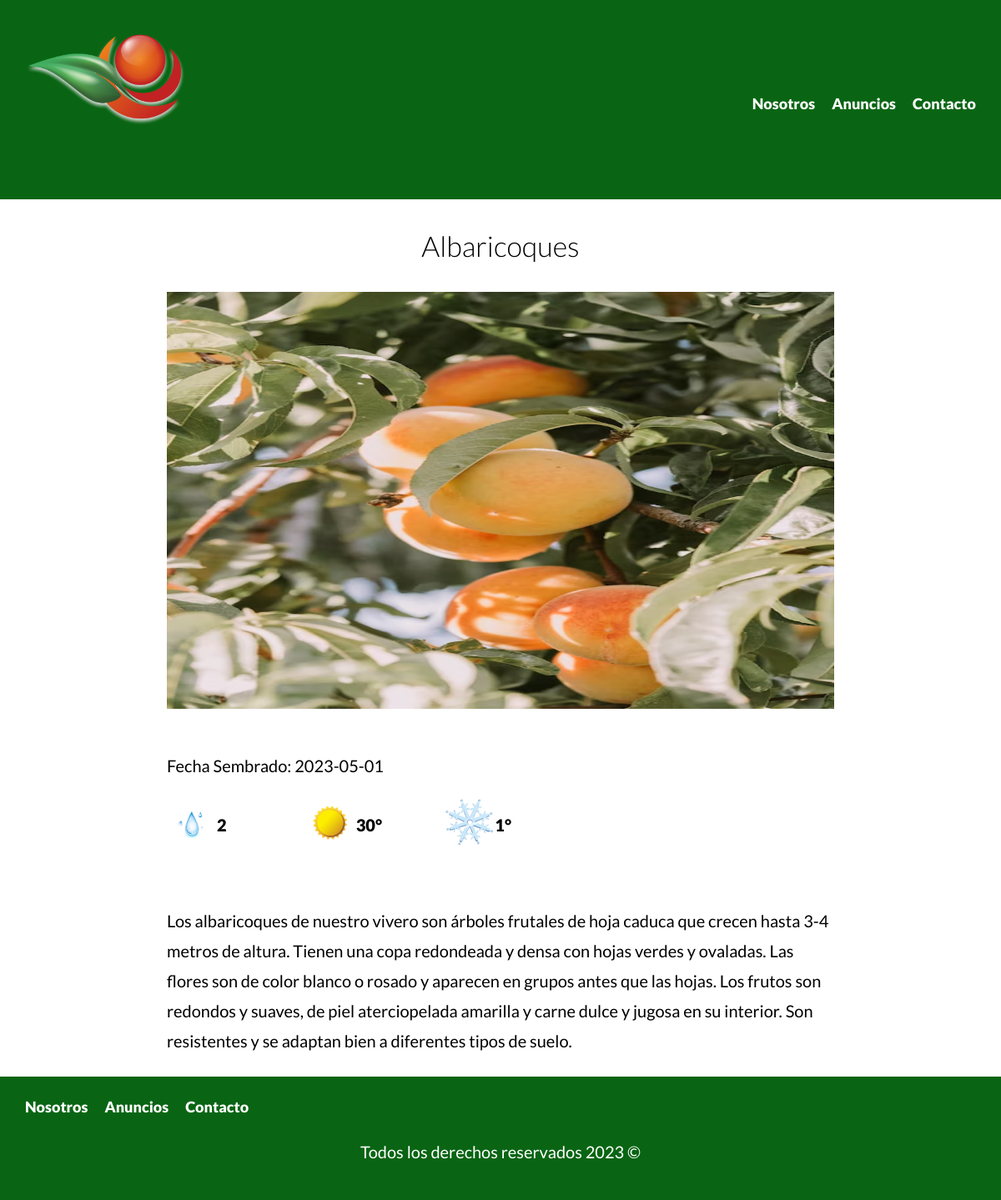
The app's page /anuncio.php?id=14 with its own data.
### tables this page shows
CREATE TABLE `vivero` (
  `id` int(11) NOT NULL,
  `nombre` varchar(45) NOT NULL,
  `imagen` varchar(200) NOT NULL,
  `descripcion` varchar(600) NOT NULL,
  `sol` int(3) NOT NULL,
  `agua` int(1) NOT NULL,
  `frio` int(3) NOT NULL,
  `fechaSembrado` date NOT NULL
);

### anuncio.php (the view, shortened to what this page needs)
<?php
$id = $_GET['id'];
$id = filter_var($id, FILTER_VALIDATE_INT);
$db = conectarDB();
$query = "SELECT * FROM  vivero WHERE id= ${id}";
$resultado  = mysqli_query($db,$query);
$arbol = mysqli_fetch_assoc($resultado);
    include 'src/includes/templates/header.php';
?>
    <main class="contenedor seccion  contenido-centrado">
         <h2><?php echo $arbol['nombre']; ?></h2>
        <img src="/imagenes/<?php echo $arbol['imagen']; ?>" alt="">
        <div  class="resumen-propiedad">
            <p class="fecha">Fecha Sembrado: <?php echo $arbol['fechaSembrado']; ?></p>
            <ul class="iconos-caracteristicas">
                <li>
                    <img src="/build/img/gotaIcono.png" alt="" loading="lazy">
                    <p><?php echo $arbol['agua']; ?></p>
                </li>
                <li>
                    <img src="/build/img/solIcono.png" alt="" loading="lazy">
                    <p><?php echo $arbol['sol']; ?>°</p>
                </li>
                <li>
                    <img src="/build/img/copo.png" alt="" loading="lazy">
                    <p><?php echo $arbol['frio']; ?>°</p>
                </li>
            </ul>
            <p><?php echo $arbol['descripcion']; ?></p>
        </div>
    </main>
<?php
include 'src/includes/templates/footer.php';
?>

### build/css/app.css (style rules this page uses)
html { -webkit-text-size-adjust:100%;line-height:1.15 }
body { margin:0 }
main { display:block }
img { border-style:none }
html { box-sizing:border-box;font-size:62.5% }
*,:after,:before { box-sizing:inherit }
body { font-family:Lato,sans-serif;font-size:1.6rem;line-height:1.8 }
p { color:#000;font-size:2rem }
.contenedor { margin:0 auto;max-width:120rem;width:95% }
img,picture { display:block;width:100% }
h1,h2,h3 { font-family:Lato,sans-serif;font-weight:300;margin:2.5rem 0;text-align:center }
h2 { font-size:3.4rem }
.seccion { margin-bottom:2.5rem;margin-top:2.5rem }
.contenido-centrado { max-width:800px }
.iconos-caracteristicas { display:flex;list-style:none;max-width:50rem;padding:0 }
.iconos-caracteristicas li { display:flex;flex:1 }
.iconos-caracteristicas img { flex:0 0 6rem;height:6rem;margin-right:0 rem }
.iconos-caracteristicas p { font-weight:900;margin-top:1.5rem }
img { height:50rem;margin-bottom:5rem }

### records on screen
vivero: nombre "Albaricoques", imagen (picture), fechaSembrado "2023-05-01", agua "2", sol "30", frio "1", descripcion "Los albaricoques de nuestro vivero son árboles frutales de hoja caduca que crecen hasta 3-4 metros de altura. Tienen una copa redondeada y densa con hojas verdes y ovaladas. Las flores son de color blanco o rosado y aparecen en grupos antes que las hojas. Los frutos son redondos y suaves, de piel aterciopelada amarilla y carne dulce y jugosa en su interior. Son resistentes y se adaptan bien a diferentes tipos de suelo."
